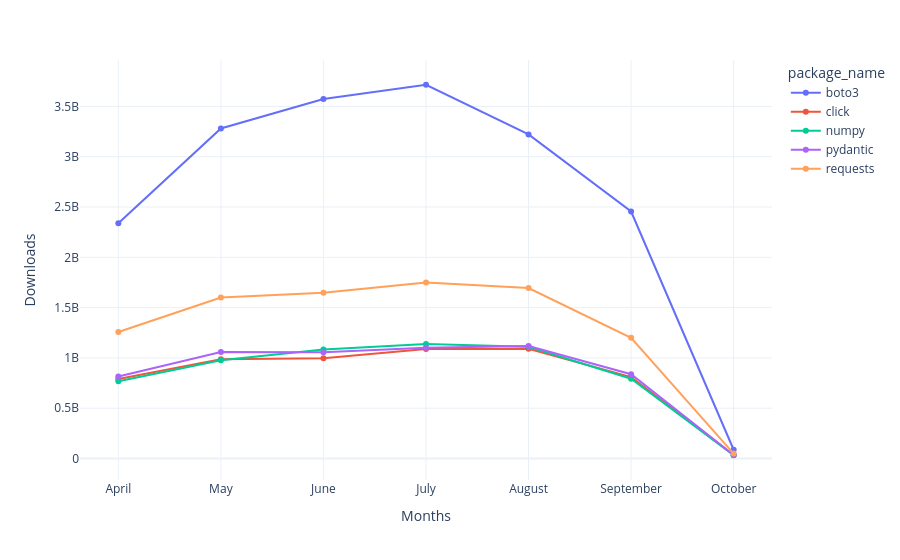

Notebook source saved alongside this figure:
### Code cell
fig=px.line(top_downloads_over_time,x="months",y="downloads",color="package_name",markers=True)
fig.update_layout(
    xaxis_title="Months",
    yaxis_title="Downloads",
    template="plotly_white",
)
fig.show()

### Figure 1 — Plotly figure (JSON) as saved in the notebook; plotly's stock layout.template omitted (floating-point values rounded to 4 significant figures)
{"data": [{"hovertemplate": "package_name=boto3<br>months=%{x}<br>downloads=%{y}<extra></extra>", "legendgroup": "boto3", "line": {"color": "#636efa", "dash": "solid"}, "marker": {"symbol": "circle"}, "mode": "lines+markers", "name": "boto3", "orientation": "v", "showlegend": true, "type": "scatter", "x": ["April", "May", "June", "July", "August", "September", "October"], "xaxis": "x", "y": [2337992152, 3281155850, 3573594234, 3715255664, 3221807176, 2455447260, 87452966], "yaxis": "y"}, {"hovertemplate": "package_name=click<br>months=%{x}<br>downloads=%{y}<extra></extra>", "legendgroup": "click", "line": {"color": "#EF553B", "dash": "solid"}, "marker": {"symbol": "circle"}, "mode": "lines+markers", "name": "click", "orientation": "v", "showlegend": true, "type": "scatter", "x": ["April", "May", "June", "July", "August", "September", "October"], "xaxis": "x", "y": [790518057, 987526917, 997359025, 1088503918, 1090305356, 810070226, 34782395], "yaxis": "y"}, {"hovertemplate": "package_name=numpy<br>months=%{x}<br>downloads=%{y}<extra></extra>", "legendgroup": "numpy", "line": {"color": "#00cc96", "dash": "solid"}, "marker": {"symbol": "circle"}, "mode": "lines+markers", "name": "numpy", "orientation": "v", "showlegend": true, "type": "scatter", "x": ["April", "May", "June", "July", "August", "September", "October"], "xaxis": "x", "y": [768247380, 977059915, 1084121364, 1137711486, 1111695120, 793258595, 32709973], "yaxis": "y"}, {"hovertemplate": "package_name=pydantic<br>months=%{x}<br>downloads=%{y}<extra></extra>", "legendgroup": "pydantic", "line": {"color": "#ab63fa", "dash": "solid"}, "marker": {"symbol": "circle"}, "mode": "lines+markers", "name": "pydantic", "orientation": "v", "showlegend": true, "type": "scatter", "x": ["April", "May", "June", "July", "August", "September", "October"], "xaxis": "x", "y": [815433437, 1058574318, 1057038017, 1102195212, 1117953484, 838410099, 34687204], "yaxis": "y"}, {"hovertemplate": "package_name=requests<br>months=%{x}<br>downloads=%{y}<extra></extra>", "legendgroup": "requests", "line": {"color": "#FFA15A", "dash": "solid"}, "marker": {"symbol": "circle"}, "mode": "lines+markers", "name": "requests", "orientation": "v", "showlegend": true, "type": "scatter", "x": ["April", "May", "June", "July", "August", "September", "October"], "xaxis": "x", "y": [1258210282, 1600926553, 1647111902, 1750883315, 1694439177, 1199537437, 49186776], "yaxis": "y"}], "layout": {"legend": {"title": {"text": "package_name"}, "tracegroupgap": 0}, "margin": {"t": 60}, "xaxis": {"anchor": "y", "domain": [0, 1], "title": {"text": "Months"}}, "yaxis": {"anchor": "x", "domain": [0, 1], "title": {"text": "Downloads"}}}}
